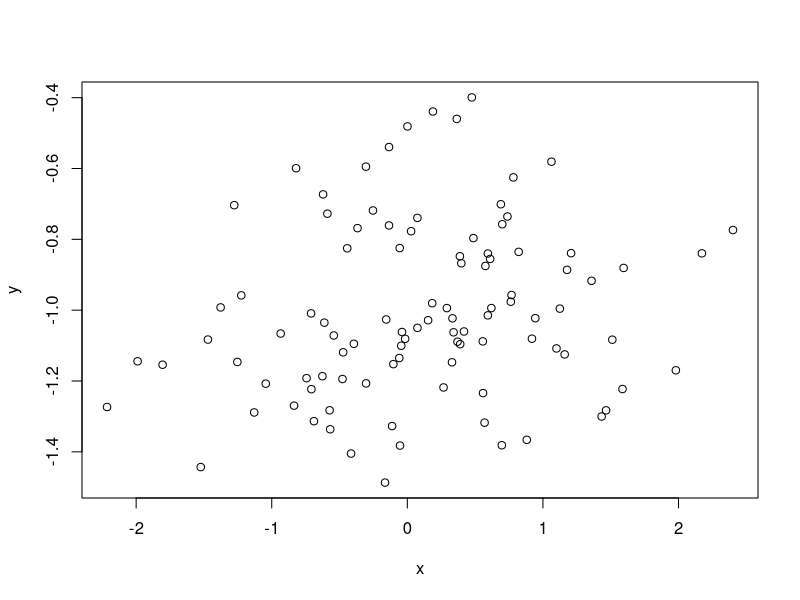

Source code (R): (Note: this script raises an error after producing the figure.)
## ---- chunk 1
set.seed(1)
x <- rnorm(100,0,1)
## ---- chunk 2
eps <- rnorm(100, 0, 0.25)
## ---- chunk 3

y = -1 + .05*x + eps
length(y)
## ---- chunk 4
plot(x,y)
## ---- chunk 5
required_data <- as.data.frame(x,y)
our_model <- lm(y ~ x, data = required_data)
summary(our_model)
ggplot(data = required_data, aes(x=x,y=y))+
  geom_point()+
  geom_abline(slope=0.04973, intercept = -1.00942, color = "blue") + 
  geom_abline(slope = 0.05, intercept = -1) +
  labs(caption = "The black line represents the true, 'simulated' values while the blue line represents the linear model's approximations",
       title = "Population versus Approximated Relationship")
## ---- chunk 6
set.seed(1)
x1 <- runif(100)
x2 <- 0.5 *x1 + rnorm(100) / 10
y <- 2 + 2*x1 + 0.3*x2 + rnorm(100)

plot(x1,y)

## ---- chunk 7
plot(x1,x2)
cor(x1,x2)
## ---- chunk 8
data <- data.frame(y,x1,x2)

linear_model <- lm(y ~ x1 + x2, data = data)

y_hat = 2.13 + 1.44*x1 + 1.01*x2

plot(y,y_hat)


## ---- chunk 9
library(ggplot2)
library(dplyr)
mpg_new <- mpg %>% 
  filter(year == 2008, class == "compact")
## ---- chunk 10
simple_LR_model <- lm(hwy ~ fl, data = mpg_new)
summary(simple_LR_model)
## ---- chunk 11
View(mpg_new)
multiple_LR_model <- lm(hwy ~ fl+ cty, data = mpg_new)
summary(multiple_LR_model)
## ---- chunk 12
interact_plot <- ggplot(mpg_new, aes(x = cty, y = hwy)) +
  geom_point(aes(color = fl)) +  # color-code points
  geom_smooth(aes(color = fl), method = "lm", se = FALSE)  # add a regression line for each group
print(interact_plot)
## ---- chunk 13
sum(is.na(neccessary_data$beautification))
sum(is.na(neccessary_data$sexual_motivation))
sum(is.na(neccessary_data$assertive_behavior))

sum((neccessary_data$beautification) == 0)
sum((neccessary_data$sexual_motivation) == 0)
sum((neccessary_data$assertive_behavior) == 0)
## ---- chunk 14
neccessary_data %>% 
  ggplot(aes(x=beautification)) +
  geom_bar()
  
neccessary_data %>% 
  ggplot(aes(x = sexual_motivation)) +
  geom_histogram()



neccessary_data %>% 
  ggplot(aes(x=assertive_behavior)) + 
  geom_histogram()
## ---- chunk 15
ggplot(neccessary_data, aes(x = assertive_behavior, y = sexual_motivation)) +
  geom_point(aes(color = beautification)) +  
  geom_smooth(aes(color = beautification), method = "lm", se = TRUE)  
## ---- chunk 16
summary(neccessary_data$assertive_behavior)

## ---- chunk 17
library(boot)
# 1. Propose a causal model explicitly naming the predictor variable X, response variable Y, and mediator M. The causal model proposes that the predictor variable causes changes in *both* the mediator and the response, and that the response variable is caused by changes in *both* the predictor and the mediator.

#x = beautification
#y = assertive behavior
#m = sexual motivation

# 2. Fit a simple linear regression model predicting Y from X, $Y = c_0 + c_1 X$.
first_lm <-lm(assertive_behavior ~ beautification, data = neccessary_data)
# 3. Fit a simple linear regression model predicting M from X, $M = b_0 + b_1 X$.
second_lm <-lm(sexual_motivation ~ beautification,
               data = neccessary_data)
# 4. Fit a multiple linear regression model predicting Y from *both* M and X, $Y = c_0' + c_1'X + c_2'M$.
third_lm <- lm(assertive_behavior ~ beautification + sexual_motivation,
               data = neccessary_data)
# 5. Compute the estimated *direct* effect of X on Y, $c_1$.
print(first_lm$coefficients["beautificationyes"])
direct_effect = 0.268711
# 6. Compute the estimated *indirect* effect of X on Y through the mediator M. We can calculate this as either $c_1 - c_1'$ or $(b_1)(c_2')$.
c_1.1 = 0.07803

indirect_effect = direct_effect - c_1.1
print(indirect_effect)
# 7. Obtain bootstrap confidence intervals for the direct and indirect effects.

